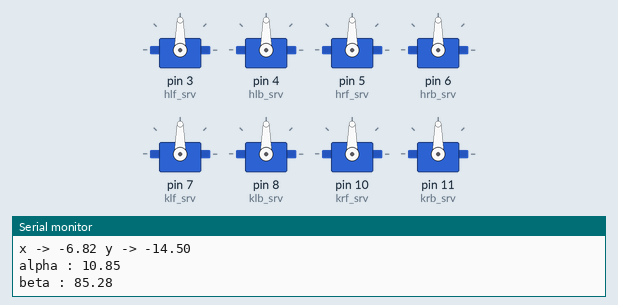
Recording of a sketch running on a simulated Arduino Uno, built with avr-gcc and run on an emulated ATmega328P. On the bench: 8 × servo, the last lines printed to the serial monitor.

Above: at 0.05 s.
At 4.65 s:
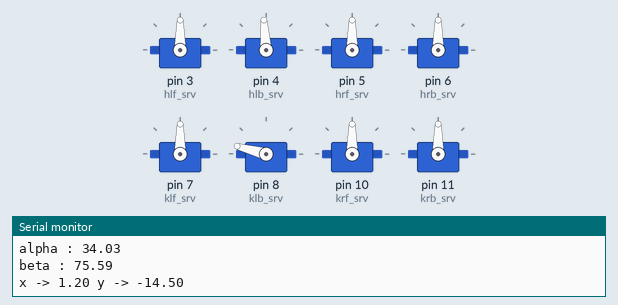
At 8.15 s:
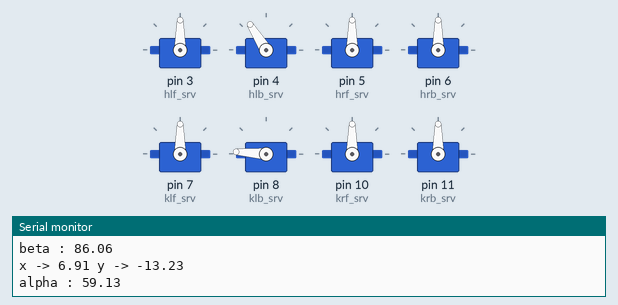
At 16.35 s:
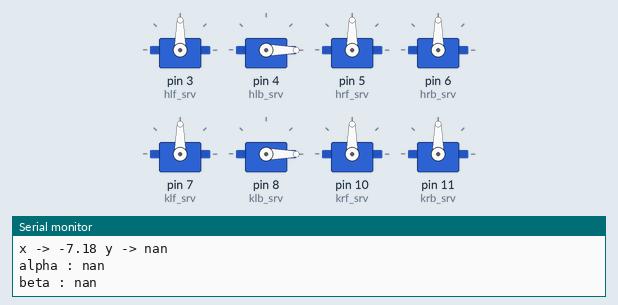
Timing chart, 0 to 21.4 s (numbered marks = the images above):
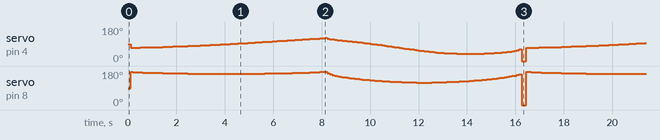

Measured:
- by itself, servo on pin 8 (klb_srv): moves between 0° and 176°, repeating every 16.5 s

The sketch:

QDPD_b_v4.ino
```cpp
#include <Servo.h>
#include <math.h>

#define f 10.5    //femur length in cm
#define t 13      //tibia length in cm
#define pi 3.14159265

Servo hlf_srv;
Servo hlb_srv;
Servo hrf_srv;
Servo hrb_srv;

Servo klf_srv;
Servo klb_srv;
Servo krf_srv;
Servo krb_srv;

float height = -14.5;   //height of bot from ground- a negative quantity
float values[5];
float Ax=7 ,Ay=8 , X_vel_n2p=4, X_vel_p2n=8, Y_vel=16;
/* amplitude along x
 * amplitude along y
 * velocity along X axis - negative to positive
 * velocity along Y axis - positive to negative
 */

void setup()
{
  hlf_srv.attach(3);
  hlb_srv.attach(4);
  hrf_srv.attach(5);
  hrb_srv.attach(6);

  klf_srv.attach(7);
  klb_srv.attach(8);
  krf_srv.attach(10);
  krb_srv.attach(11);

  Serial.begin(9600);
}

float* legcontrol(float* values, float fix, float fiy)
{
  static float i=-157, j=0, flagx=1, flagy=1;
  float x,y,h,k;

  if(flagx)
  {
    i+=4;

    x=i/100;
    h=Ax*x*100/157;
    k= height + 0;
    Serial.print("x -> ");
//    Serial.print("(");
    Serial.print(h);
    Serial.print(" y -> ");
//    Serial.print(",");
    Serial.println(k);
//    Serial.print(") ");

    if(i>157)
      flagx=0;
  }

  else if(!flagx)
  {
    i-=4;

    x=i/100;
    h=Ax*x*100/157;
    Serial.print("x -> ");
//    Serial.print("(");
    Serial.print(h);

    if(i<-157)
      flagx=1;

      //y part
    if(flagy)
    {
     // flagy=1;
      j+=8;
      if(j>=314)
        flagy=0;
    }

    else if(!flagy)
    {
      j-=8;
     // flagy=0;
     if(j<=0)
        flagy=1;
    }


    y=j/100;
    k= height + (Ay*sqrt(1-( (h*h)/(Ax*Ax) ) )  );    Serial.print(" y -> ");
//    Serial.print(",");
    Serial.println(k);
//    Serial.print(") ");

  }
  values[0]=h;
  values[1]=k;
}

//--------------------------------------------------------------------

float* find_angles (float* values)
{
  float h,k,a,b,D,perpendicular,base,alpha,ratio;

  h=values[0];
  k=values[1];

  a=((h*h)+(k*k)+(f*f)-(t*t))/2;
  b=(h*h)+(k*k);    //always non-zero
  D=(4*h*h*a*a)-(4*b*((a*a)-(f*f*k*k)));

  base=((2*h*a)-sqrt(D))/(2*b);
//  Serial.println(base);
  perpendicular=(-(h*base/k))+(a/k);    //there can be singularity at k=0

  if(k==0)
  {
    k=-0.0001;
    perpendicular=(-(h*base/k))+(a/k);
    k=values[1];
  }
  //for verification
  if((int)(base*base*100)+(int)(perpendicular*perpendicular*100)==(int)(f*f))
    Serial.println("knee coordinates OK !");

//    ratio=perpendicular/base;
//    alpha=(atan(ratio))*180/pi;

  alpha=(atan2((-perpendicular),(-base)))*180/pi;

  values[2]=alpha;

/*-----------alpha calculations done----------*/

  float x,y;

  x=values[0];
  y=values[1];

  float thetaprime,hyp,theta1,sine_beta,beta,cos_beta;

//  thetaprime=atan2(abs(y),(-x));
//  theta1=thetaprime-(alpha*pi/180);// bcoz sin takes values in radians only
  hyp=sqrt((x*x)+(y*y));
//  sine_beta=hyp*sin(theta1)/t;
  cos_beta=((f*f)+(t*t)-(hyp*hyp))/(2*f*t);
//  Serial.println(sine_beta);
//  beta=(asin(sine_beta))*180/pi;
  beta=(acos(cos_beta))*180/pi;

  values[3]=beta;

/*-----------beta calculations done-----------*/

  return values;

}

void horsewalk(float* values)
{
  //#1
  legcontrol(values,pi/2,0);
  find_angles(values);
  Serial.print("alpha : ");
  Serial.println((values[2]));
  Serial.print("beta : ");
  Serial.println(values[3]);
  delay(100);
  hlb_srv.write((values[2]+60));
  klb_srv.write(values[3]+90);  //knee angle needs to be shifted by 90 always
//#2
/*  legcontrol(values,pi/6,0);
  find_alpha(values);
  find_beta(values);
  hlf_srv.write(values[2]);
  klf_srv.write(values[3]);*/
  //#3
/*  legcontrol(values,0,0);
  find_angles(values);
  Serial.print("alpha : ");
  Serial.println((values[2]));
  Serial.print("beta : ");
  Serial.println(values[3]);
  delay(100);
  hrb_srv.write(values[2]);
  krb_srv.write(values[3]);*/
  //#4
/*  legcontrol(values,pi/2,pi/2);
  find_angles(values);
  delay(50);
  hrf_srv.write(values[2]);
  krf_srv.write(values[3]);*/

}


void loop()
{
  horsewalk(values);
}
```
